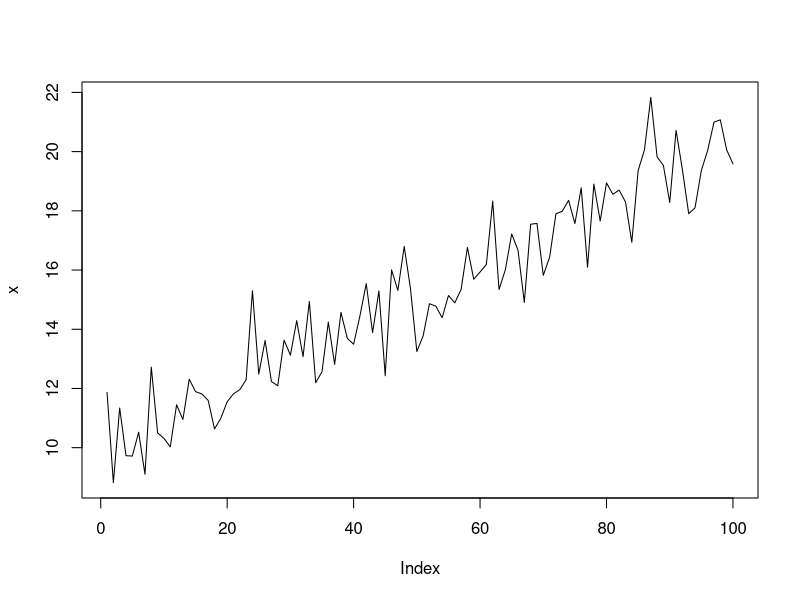
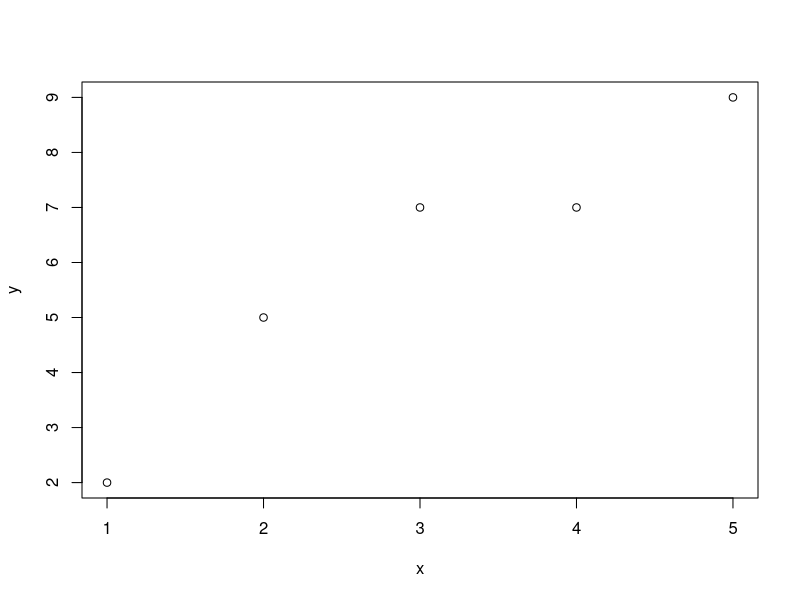

These figures' R source, in order:
t = 1:100
x = 10+t/10+rnorm(100)
plot(x,ty='l')
year = 1900+t
dat = data.frame(year,x)
write.csv(dat,file="tsfront1.csv")

gr = matrix(c(10,30,20,11,31,20),2,3,byrow=T)
rw = matrix(c(1,1,1,2,2,2),2,3,byrow=T)
cl = matrix(c(1,2,3,1,2,3),2,3,byrow=T)

rp = matrix(5,2,3,byrow=T)

yield = rep(gr,rp) + rnorm(30)
fertiliser = rep(rw,rp)
variety = rep(cl,rp)

sink("agridata1.csv")
cbind(fertiliser, variety, yield)
sink()

fit=lm(yield ~ fertiliser *variety)

x = c(1, 2, 3, 4, 5)
y = c(2, 5, 7, 7, 9)
lm(y~x)
plot(x,y)


